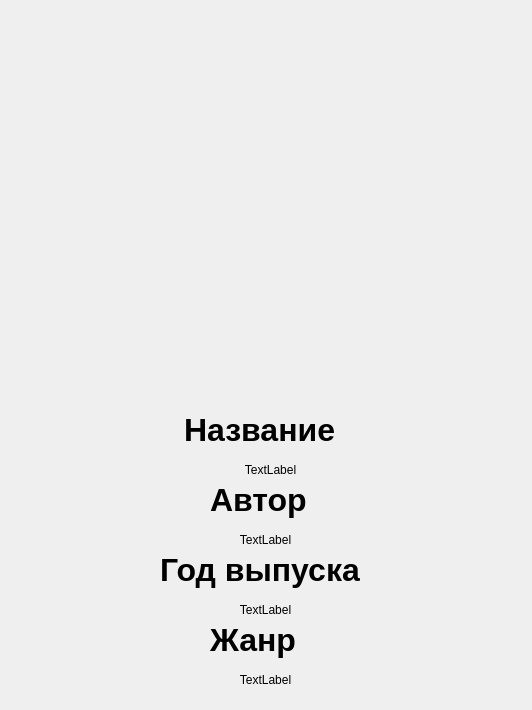
<?xml version="1.0" encoding="UTF-8"?>
<ui version="4.0">
 <class>Dialog</class>
 <widget class="QDialog" name="Dialog">
  <property name="geometry">
   <rect>
    <x>0</x>
    <y>0</y>
    <width>532</width>
    <height>710</height>
   </rect>
  </property>
  <property name="windowTitle">
   <string>Информация о книге</string>
  </property>
  <widget class="QLabel" name="image_output">
   <property name="geometry">
    <rect>
     <x>120</x>
     <y>10</y>
     <width>291</width>
     <height>381</height>
    </rect>
   </property>
   <property name="text">
    <string/>
   </property>
  </widget>
  <widget class="QLabel" name="label_name">
   <property name="geometry">
    <rect>
     <x>184</x>
     <y>410</y>
     <width>161</width>
     <height>41</height>
    </rect>
   </property>
   <property name="text">
    <string>&lt;html&gt;&lt;head/&gt;&lt;body&gt;&lt;p&gt;&lt;span style=&quot; font-size:24pt; font-weight:600;&quot;&gt;Название&lt;/span&gt;&lt;/p&gt;&lt;/body&gt;&lt;/html&gt;</string>
   </property>
  </widget>
  <widget class="QLabel" name="labelTitle">
   <property name="geometry">
    <rect>
     <x>10</x>
     <y>460</y>
     <width>521</width>
     <height>20</height>
    </rect>
   </property>
   <property name="text">
    <string>TextLabel</string>
   </property>
   <property name="alignment">
    <set>Qt::AlignCenter</set>
   </property>
  </widget>
  <widget class="QLabel" name="labelAuthor">
   <property name="geometry">
    <rect>
     <x>10</x>
     <y>530</y>
     <width>511</width>
     <height>20</height>
    </rect>
   </property>
   <property name="text">
    <string>TextLabel</string>
   </property>
   <property name="alignment">
    <set>Qt::AlignCenter</set>
   </property>
  </widget>
  <widget class="QLabel" name="label_name_2">
   <property name="geometry">
    <rect>
     <x>210</x>
     <y>480</y>
     <width>101</width>
     <height>41</height>
    </rect>
   </property>
   <property name="text">
    <string>&lt;html&gt;&lt;head/&gt;&lt;body&gt;&lt;p&gt;&lt;span style=&quot; font-size:24pt; font-weight:600;&quot;&gt;Автор&lt;/span&gt;&lt;/p&gt;&lt;/body&gt;&lt;/html&gt;</string>
   </property>
  </widget>
  <widget class="QLabel" name="labelYear">
   <property name="geometry">
    <rect>
     <x>10</x>
     <y>600</y>
     <width>511</width>
     <height>20</height>
    </rect>
   </property>
   <property name="text">
    <string>TextLabel</string>
   </property>
   <property name="alignment">
    <set>Qt::AlignCenter</set>
   </property>
  </widget>
  <widget class="QLabel" name="label_name_3">
   <property name="geometry">
    <rect>
     <x>160</x>
     <y>550</y>
     <width>221</width>
     <height>41</height>
    </rect>
   </property>
   <property name="text">
    <string>&lt;html&gt;&lt;head/&gt;&lt;body&gt;&lt;p&gt;&lt;span style=&quot; font-size:24pt; font-weight:600;&quot;&gt;Год выпуска&lt;/span&gt;&lt;/p&gt;&lt;/body&gt;&lt;/html&gt;</string>
   </property>
  </widget>
  <widget class="QLabel" name="labelGenre">
   <property name="geometry">
    <rect>
     <x>10</x>
     <y>670</y>
     <width>511</width>
     <height>20</height>
    </rect>
   </property>
   <property name="text">
    <string>TextLabel</string>
   </property>
   <property name="alignment">
    <set>Qt::AlignCenter</set>
   </property>
  </widget>
  <widget class="QLabel" name="label_name_4">
   <property name="geometry">
    <rect>
     <x>210</x>
     <y>620</y>
     <width>101</width>
     <height>41</height>
    </rect>
   </property>
   <property name="text">
    <string>&lt;html&gt;&lt;head/&gt;&lt;body&gt;&lt;p&gt;&lt;span style=&quot; font-size:24pt; font-weight:600;&quot;&gt;Жанр&lt;/span&gt;&lt;/p&gt;&lt;/body&gt;&lt;/html&gt;</string>
   </property>
  </widget>
 </widget>
 <resources/>
 <connections/>
</ui>
